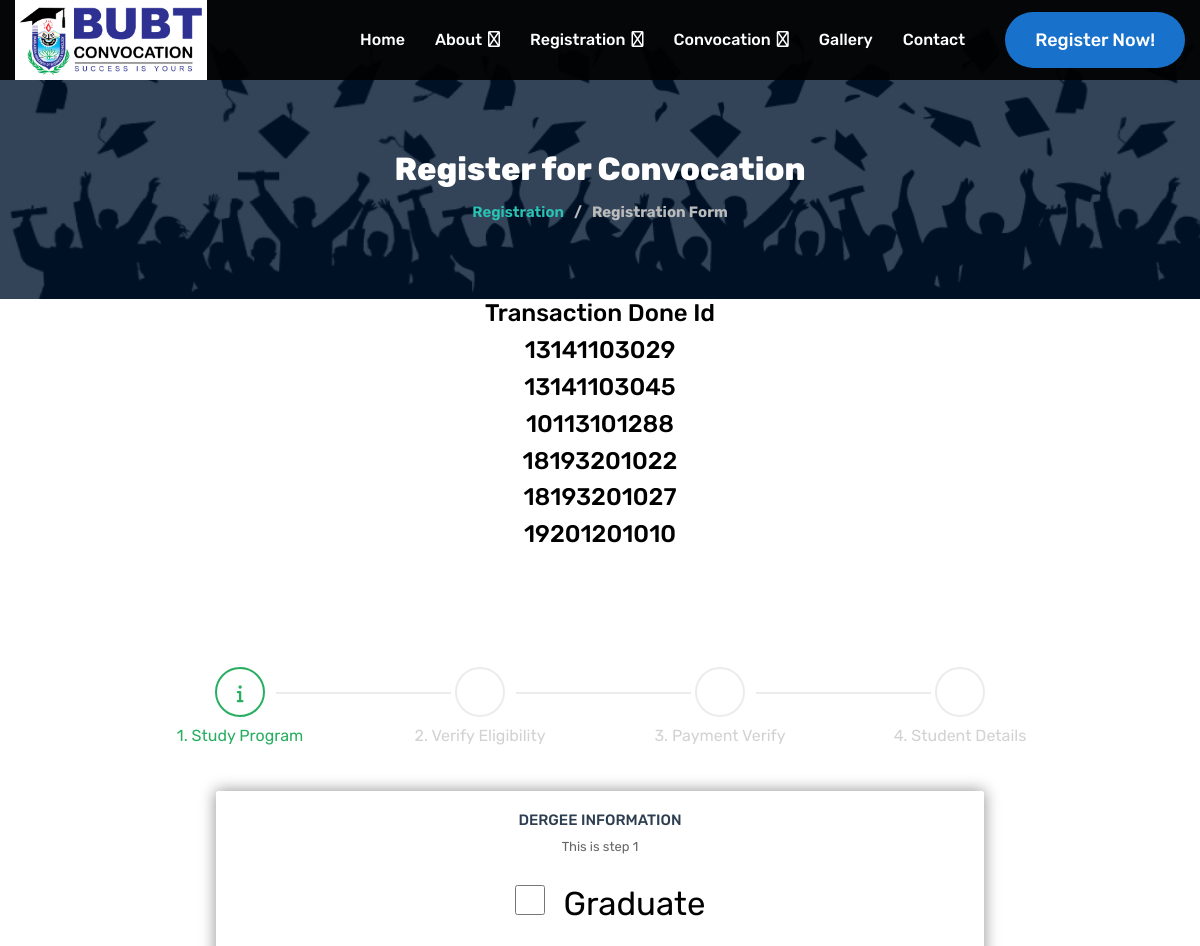
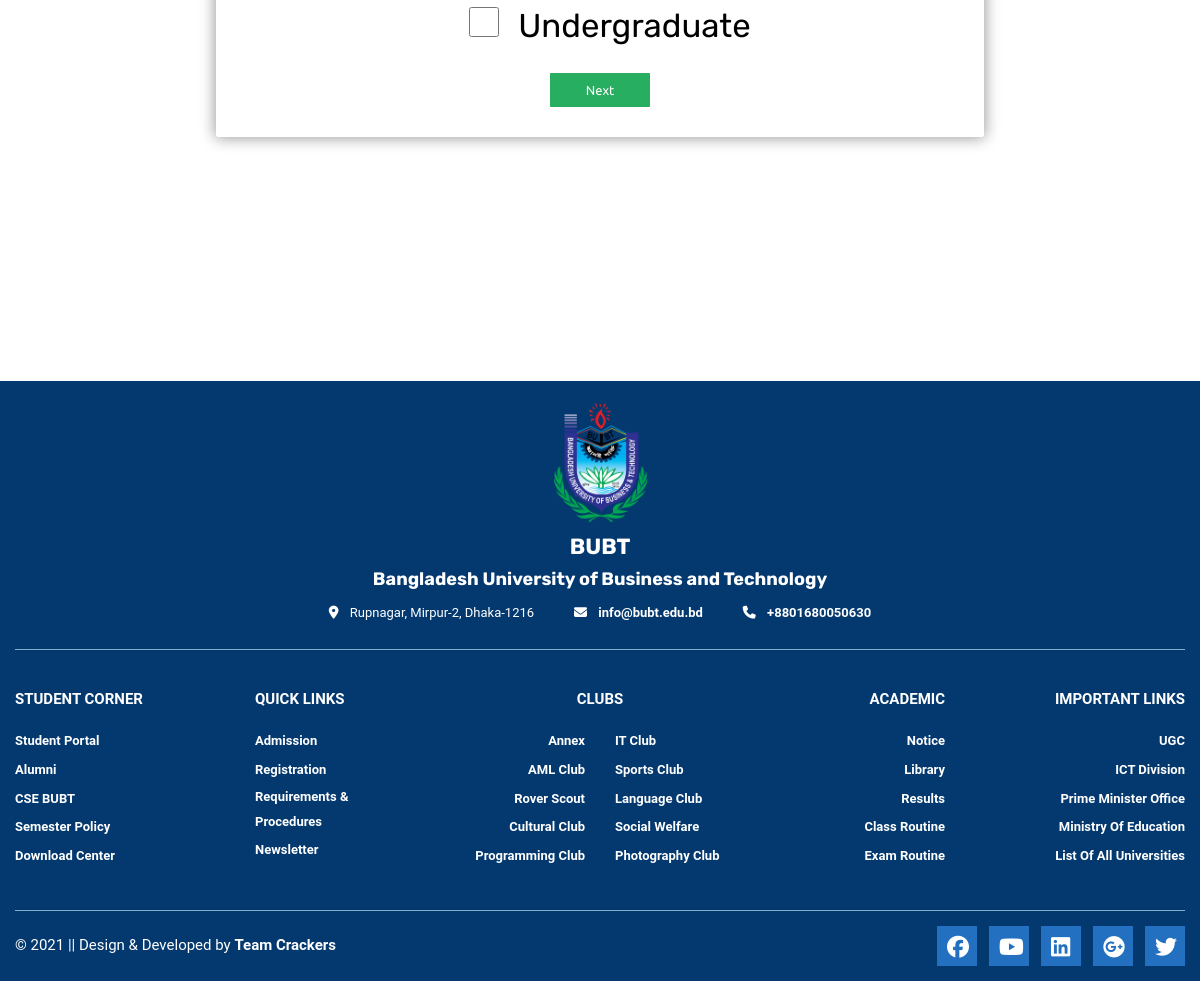
The app's page /registration with its own data (2 pictures, top to bottom).
### api/models.py (models this page shows, shortened)
class Student(models.Model):
    p_usename = models.CharField(verbose_name = 'Degree', max_length=50,null = False, blank=False, default="")
    s_id = models.IntegerField(verbose_name = 'Student ID',  unique = True, null = False, blank = False, default= 0)
    intake = models.IntegerField( verbose_name = 'Intake', blank=False, null=False)
    std_full_name = models.CharField( verbose_name = 'Name', max_length=100, null=False, blank=True, default="")
    Cell_Phone = models.IntegerField( verbose_name = 'Phone', null=False, blank=True, default=0)
    email = models.EmailField( verbose_name = 'Email', null = False, blank=True, default= "")
    DOB = models.DateTimeField( verbose_name='Dath Of Birth',auto_now = False)
    totalMejor = models.IntegerField( verbose_name = 'Total Major',  null=False, default=0, blank=True)
    paidFor = models.IntegerField( verbose_name = 'Paid For Major',  null=False, default=0, blank=True)
    paidFor = models.IntegerField( verbose_name = 'Paid For Major',  null=False, default=0, blank=True)
    tranId = models.CharField( verbose_name = 'Transction ID', max_length=100, unique=True, null=False, blank=False, default="")
    hasPaid = models.BooleanField( verbose_name = 'Payment Done', null=False, default=False)
    isRegDone = models.BooleanField( verbose_name = 'Registration Done',null=False, default=False)
    regDate = models.DateField(verbose_name = 'Registration Date', auto_now = True)

### api/views.py (the view)
# urls.py: path('registration', views.registration, name='registration'),
def registration(request):
    allStudent = Student.objects.all()
    isPaid = Student.objects.filter(Q(hasPaid = True))
    context = {
       'allStudent' : allStudent,
       'isPaid' : isPaid
    }
    return render(request, 'registration.html', context)

### templates/registration.html (shortened to what this page needs)
{% extends 'base.html' %} {% load static %} {% block content %}
	<section>
		<div class="breadcamb_area">
            <div class="page_head_bg">
                <div class="page_head">
                    <div class="container">
                        <div class="row">
                            <div class="col-md-12">
                                <div class="page_head_section ptb-70">
                                    <div class="ph_title">
                                        <h2>Register for Convocation</h2>
                                    </div>
                                    <div class="ph_menu">
                                        <h5><a href="">Registration</a></h5>
                                        <h5>/</h5>
                                        <h5>Registration Form</h5>
                                    </div>
                                </div>
                            </div>
                        </div>
                    </div>
                </div>
            </div>
        </div>
        <h4> Transaction Done Id </h4>
        {% for st in isPaid %}
         <h4> {{st.s_id}} </h4>
        {% endfor %}
		<div class="registration_area ptb-60">
            <div class="form_holder">
                <form id="msform">
                    <ul id="progressbar">
                        <li class="active">1. Study Program</li>
                        <li>2. Verify Eligibility</li>
                        <li>3. Payment Verify</li>
                        <li>4. Student Details</li>
                    </ul>
                    <fieldset>
                        <h2 class="fs-title">Dergee Information</h2>
                        <h3 class="fs-subtitle">This is step 1</h3>
                        <div class="form-check check_width">
                            <input type="checkbox" name="graduate" value="Graduate"/>
                            <label for="graduate">Graduate</label>
                        </div>
                        <div class="form-check check_width">
                            <input type="checkbox" name="undergraduate" value="Undergraduate"/>
                            <label for="undergraduate">Undergraduate</label>
                        </div>
                        <input type="button" name="next" class="next action-button" value="Next" />
                    </fieldset>
                </form>
            </div>
        </div>
	</section>
    {% endblock %}

### templates/base.html (shortened to what this page needs)
{% load static %}
<!DOCTYPE html>
<html lang="zxx">
<head>
	<link rel="stylesheet" href="{% static 'css/bootstrap.min.css' %}" />
	<link rel="stylesheet" href="{% static 'css/font-awesome.min.css' %}" />
	<link rel="stylesheet" href="https://maxcdn.bootstrapcdn.com/font-awesome/4.7.0/css/font-awesome.min.css">
	<link rel="stylesheet" type="text/css" href="{% static 'css/form.css' %}" />
	<link rel="stylesheet" type="text/css" href="{% static 'css/sl/normalize.css' %}" />
	<link rel="stylesheet" type="text/css" href="{% static 'css/sl/demo.css' %}" />
	<link rel="stylesheet" type="text/css" href="{% static 'css/sl/component.css' %}" />
	<link rel="stylesheet" href="{% static 'css/own.css' %}" />
	<link rel="stylesheet" href="{% static 'css/footer.css' %}" />
	<link rel="stylesheet" href="{% static 'css/responsive.css' %}" />
	<link rel="stylesheet" type="text/css" href="{% static 'css/style.css' %}" />
</head>
<body>
	<header class="site-header sticky-header transparent-header">
		<div class="navbar-wrapper">
			<div class="container">
				<div class="navbar-inner">
					<div class="site-logo">
						<a href="{% url 'api:index' %}"><img src="{% static 'img/logo/conv.jpg' %}" alt="BUBT"></a>
					</div>
					<div class="nav-menu">
						<ul class="mymenu">
							<li class="">
								<a href="{% url 'api:index' %}">Home</a>
							</li>
							<li class="">
								<a href="{% url 'api:venu' %}">About</a>
							</li>
							<li>
								<a href="{% url 'api:search' %}">Registration</a>
							</li>
							<li>
								<a href="{% url 'api:c_fourth' %}">Convocation</a>
							</li>
							<li>
								<a href="{% url 'api:gallery' %}">Gallery</a>
							</li>
							<li><a href="{% url 'api:contact' %}">Contact</a></li>
						</ul>
					</div>
					<div class="navbar-extra d-flex align-items-center">
						<a href="{% url 'api:search' %}" class="main-btn nav-btn d-none d-sm-inline-block">Register Now!</a>
					</div>
				</div>
			</div>
		</div>
	</header>
              {% block content %}
              {% endblock %}
	<footer id="footer" class="footer-area">
		<div class="container">
			<div class="footer_top ptb-20">
				<div class="row">
					<div class="footer_inner">
						<div class="footer_logo">
							<a href="{% url 'api:index' %}">
								<img src="{% static 'img/logo/bubt.png' %}" alt="footer-logo">
							</a>
						</div>
						<div class="footerTitle">
							<h3><strong>BUBT</strong></h3>
							<h5><strong>Bangladesh University of Business and Technology</strong></h5>
						</div>
						<ul class="footer_address">
							<li>
								<p>
									<i class="fas fa-map-marker-alt"></i>
									Rupnagar, Mirpur-2, Dhaka-1216
								</p>
							</li>
							<li>
								<a href="mailto:www.yourmail.com">
									<i class="fa fa-envelope"></i>
									info@bubt.edu.bd
								</a>
							</li>
							<li>
								<a href="tel:+8801680050630">
									<i class="fa fa-phone"></i>
									+8801680050630
								</a>
							</li>
						</ul>
					</div>
				</div>
			</div>
			<div class="footer_content ptb-40">
				<div class="row">
					<div class="col-md-2">
						<div class="footer_widget">
							<h2 class="footer_title">Student Corner</h2>
							<ul class="list">
								<li><a href="https://annex.bubt.edu.bd/" target="_blank">Student Portal</a></li>
								<li><a href="">Alumni</a></li>
								<li><a href="https://cse.bubt.edu.bd/" target="_blank">CSE BUBT</a></li>
								<li><a href="https://www.bubt.edu.bd/Home/page_details/Semester_Policy/" target="_blank">Semester Policy</a></li>
								<li><a href="https://www.bubt.edu.bd/downloads/index/9091/" target="_blank">Download Center</a></li>
							</ul>
						</div>
					</div>
					<div class="col-md-2">
						<div class="footer_widget f_PL">
							<h2 class="footer_title">Quick Links</h2>
							<ul class="list">
								<li><a href="https://www.bubt.edu.bd/Home/page_details/Admission_Notices/" target="_blank">Admission</a></li>
								<li><a href="#">Registration</a></li>
								<li><a href="https://www.bubt.edu.bd/Home/page_details/Requirements_Procedures/" target="_blank">Requirements & Procedures</a></li>
								<li><a href="https://www.bubt.edu.bd/newsletter/" target="_blank">Newsletter</a></li>
							</ul>
						</div>
					</div>
					<div class="col-md-4">
						<div class="footer_widget ">
							<h2 class="footer_title f_center">CLubs</h2>
							<div class="row">
								<div class="col-md-6">
									<ul class="list f_right">
										<li><a href="https://annex.bubt.edu.bd/" target="_blank">Annex</a></li>
										<li><a href="https://amllab.bubt.edu.bd/" target="_blank">AML Club</a></li>
										<li><a href="https://web.facebook.com/BUBTROVERDHAKA/" target="_blank">Rover Scout</a></li>
										<li><a href="https://web.facebook.com/bubt.cc/" target="_blank">Cultural Club</a></li>
										<li><a href="#">Programming Club</a></li>
									</ul>
								</div>
								<div class="col-md-6">
									<ul class="list">
										<li><a href="https://itclub.bubt.edu.bd/"target="_blank">IT Club</a></li>
										<li><a href="https://web.facebook.com/BUBT-Sports-Club-737000109655346/" target="_blank">Sports Club</a></li>
										<li><a href="#">Language Club</a></li>
										<li><a href="https://web.facebook.com/BUBTSWC/" target="_blank">Social Welfare</a></li>
										<li><a href="https://web.facebook.com/Bubt.Photography.Club/" target="_blank">Photography Club</a></li>
									</ul>
								</div>
							</div>
						</div>
					</div>
					<div class="col-md-2">
						<div class="footer_widget f_right f_PR">
							<h2 class="footer_title">Academic</h2>
							<ul class="list">
								<li><a href="https://www.bubt.edu.bd/Home/all_notice/" target="_blank">Notice</a></li>
								<li><a href="http://103.15.140.180:8000/" target="_blank">Library</a></li>
								<li><a href="">Results</a></li>
								<li><a href="">Class Routine</a></li>
								<li><a href="">Exam Routine</a></li>
							</ul>
						</div>
					</div>
					<div class="col-md-2">
						<div class="footer_widget f_right">
							<h2 class="footer_title">Important Links</h2>
							<ul class="list">
								<li><a href="http://www.ugc.gov.bd/" target="_blank">UGC</a></li>
								<li><a href="https://ictd.gov.bd/" target="_blank">ICT Division</a></li>
								<li><a href="https://pmo.gov.bd/" target="_blank">Prime Minister Office</a></li>
								<li><a href="http://www.moedu.gov.bd/" target="_blank">Ministry of Education</a></li>
								<li><a href="http://www.ugc.gov.bd/en/home/university/private/75" target="_blank">List of All Universities</a></li>
							</ul>
						</div>
					</div>
				</div>
			</div>
			<div class="copyright_content">
				<div class="row">
					<div class="copyright_inner container">
						<div class="copyright">
							<p>&copy; 2021 || Design & Developed by <strong><a href="#">Team Crackers</a></strong></p>
						</div>
						<div class="footer_social">
							<ul class="footer_menu">
								<li><a href="https://www.facebook.com/BUBTOfficial/" target="_blank"><i class="fab fa-facebook"></i></a></li>
								<li><a href="https://www.youtube.com/channel/UCRy_y_ExPHhDbAh8Ouo4LDA" target="_blank"><i class="fab fa-youtube"></i></a></li>
								<li><a href="https://www.linkedin.com/company/31500180" target="_blank"><i class="fab fa-linkedin"></i></a></li>
								<li><a href="https://plus.google.com/u/0/115227753775219314742" target="_blank"><i class="fab fa-google-plus"></i></a></li>
								<li><a href="https://twitter.com/BubtOfficial" target="_blank"><i class="fab fa-twitter"></i></a></li>
							</ul>
						</div>
					</div>
				</div>
			</div>
		</div>
	</footer>
</body>
</html>

### static/css/form.css (style rules this page uses)
#msform { width: 80%; margin: 50px auto; text-align: center; position: relative; }
#msform fieldset { background: white; border: 0 none; border-radius: 3px; box-shadow: 0 0 15px 1px rgba(0, 0, 0, 0.4); padding: 20px 30px; box-sizing: border-box; width: 80%; margin: 0 10%; position: absolute; }
#msform input, #msform textarea { padding: 15px; border: 1px solid #ccc; border-radius: 3px; margin-bottom: 10px; width: 100%; box-sizing: border-box; font-family: 'Ubuntu', sans-serif !important; color: #2C3E50; font-size: 13px; }
#msform .action-button { width: 100px; background: #27AE60; font-weight: 400; color: white; border: 0 none; border-radius: 1px; cursor: pointer; padding: 10px 5px; margin: 10px 5px; }
.fs-title { font-size: 15px; text-transform: uppercase; color: #2C3E50; margin-bottom: 10px; font-weight:500; }
.fs-subtitle { font-weight: normal; font-size: 13px; color: #666; margin-bottom: 20px; }
#progressbar { margin-bottom: 40px; overflow: hidden; counter-reset: step; }
#progressbar li { list-style-type: none; color: #D2D2D2; text-transform: capitalize; font-size: 16px; width: 25%; float: left; position: relative; z-index: 2; }
#progressbar li.active { color: #27AE60; }
#progressbar li:before { content:'' ; counter-increment: step; height: 50px; width: 50px; line-height: 50px; display: block; font-size: 18px; color:#fff ; background: transparent; border-radius: 100%; margin: 0 auto 5px auto; border: 2px solid #ECECEC; }
#progressbar li:nth-child(1):before { content:"\f129" ; font-family: 'FontAwesome'; }
#progressbar li:nth-child(2):before { content:"\f013" ; font-family: 'FontAwesome'; }
#progressbar li:nth-child(3):before { content:"\f164" ; font-family: 'FontAwesome'; }
#progressbar li:nth-child(4):before { content:"\f00c" ; font-family: 'FontAwesome'; }
#progressbar li:after { content: ''; width: 73%; height: 2px; background: #ECECEC; position: absolute; left: -35%; top: 25px; z-index: -1; }
#progressbar li:first-child:after { content: none; }
#progressbar li.active:before { border: 2px solid #27AE60; color: #27AE60; }
#progressbar li.active:after { background: #27AE60; color: white; }
.form_holder { text-align: center; }

### static/css/sl/demo.css (style rules this page uses)
*, *:after, *:before { border-box; box-sizing: border-box; }
body { background: #333; color: #fff; font-weight: 200; font-size: 1em; }
a { color: #fff; text-decoration: none; outline: none; font-weight: 600; }
section { padding: 1em; text-align: center; }

### static/css/sl/component.css (style rules this page uses)
html, body, .container { height: 100%; }

### static/css/footer.css (style rules this page uses)
footer { background: #04396F none repeat scroll 0 0; }
.footer_logo a img { width: 95px; }
.footer_top { align-items: center; display: flex; height: 269px; justify-content: center; border-bottom: 1px solid #81B0CC; }
.footer_logo { margin-bottom: 10px; margin-top: 0; text-align: center; }
.footer_address { display: flex; }
.footer_address p { color: #fff; font-size: 13px; font-weight: 400; line-height: 29px; margin: 0; font-family: 'Roboto', sans-serif; }
.footer_address li i { margin-right: 8px; }
.footer_address li+li { margin-left: 40px; }
.footer_address li a { color: #fff; font-size: 13px; font-family: 'Roboto', sans-serif; }
.footer_title { color: #fff; font-family: 'Roboto', sans-serif; font-size: 15px; font-weight: 700; text-transform: uppercase; margin: 0px; }
.list li a { color: #fff; font-size: 13px; line-height: 25px; text-transform: capitalize; }
.list { margin-top: 18px; }
.f_PL { padding-left: 40px; }
.f_center { text-align: center; }
.f_right { text-align: end; }
.f_PR { padding-right: 40px; }
.footer_content { border-bottom: 1px solid #81B0CC; font-family: 'Roboto', sans-serif; }
.copyright_inner { display: flex; -webkit-box-align: center; -ms-flex-align: center; -webkit-box-pack: justify; justify-content: space-between; align-items: center; height: 70px; }
.copyright > p { color: #fff; font-family: 'Roboto', sans-serif; font-size: 15px; font-weight: 400; margin: 0; }
.copyright a { color: #fff; }
.footer_menu { display: flex; }
.footer_menu li + li { margin-left: 12px; }
.footer_menu a { color: #fff; }
.footerTitle h3 { display: flex; justify-content: center; color: #fff; font-size: 22px; }
.footerTitle h5 { display: flex; justify-content: center; color: #fff; font-size: 18px; }
.footer_menu li a i { font-size: 22px; padding: 10px; }
.footer_menu li { background: #2270BF; height: 40px; width: 40px; cursor: pointer; }
.footer_social { padding: 10px 0px; }

### records on screen
Student: s_id "13141103029"
Student: s_id "13141103045"
Student: s_id "10113101288"
Student: s_id "18193201022"
Student: s_id "18193201027"
Student: s_id "19201201010"
